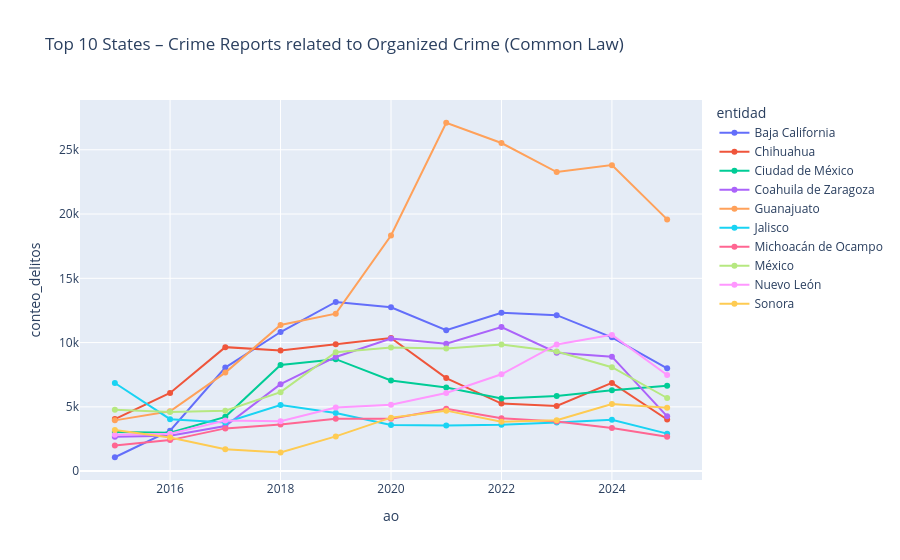

Notebook code for this chart:
### Code cell
# Create interactive plot

fig = px.line(
    df_top10_fc,
    x='ao',
    y='conteo_delitos',
    color='entidad',
    markers=True,
    title='Top 10 States – Crime Reports related to Organized Crime (Common Law)'
)
fig.update_layout(hovermode='x unified')
fig.show()

### Figure 1 — Plotly figure (JSON) as saved in the notebook; plotly's stock layout.template omitted (floating-point values rounded to 4 significant figures)
{"data": [{"hovertemplate": "entidad=Baja California<br>ao=%{x}<br>conteo_delitos=%{y}<extra></extra>", "legendgroup": "Baja California", "line": {"color": "#636efa", "dash": "solid"}, "marker": {"symbol": "circle"}, "mode": "lines+markers", "name": "Baja California", "orientation": "v", "showlegend": true, "type": "scatter", "x": [2015, 2016, 2017, 2018, 2019, 2020, 2021, 2022, 2023, 2024, 2025], "xaxis": "x", "y": [1079.0, 3139.0, 8058.0, 10820.0, 13160.0, 12740.0, 10960.0, 12310.0, 12130.0, 10410.0, 8002.0], "yaxis": "y"}, {"hovertemplate": "entidad=Chihuahua<br>ao=%{x}<br>conteo_delitos=%{y}<extra></extra>", "legendgroup": "Chihuahua", "line": {"color": "#EF553B", "dash": "solid"}, "marker": {"symbol": "circle"}, "mode": "lines+markers", "name": "Chihuahua", "orientation": "v", "showlegend": true, "type": "scatter", "x": [2015, 2016, 2017, 2018, 2019, 2020, 2021, 2022, 2023, 2024, 2025], "xaxis": "x", "y": [4047.0, 6083.0, 9645.0, 9390.0, 9863.0, 10360.0, 7237.0, 5251.0, 5065.0, 6860.0, 4015.0], "yaxis": "y"}, {"hovertemplate": "entidad=Ciudad de México<br>ao=%{x}<br>conteo_delitos=%{y}<extra></extra>", "legendgroup": "Ciudad de México", "line": {"color": "#00cc96", "dash": "solid"}, "marker": {"symbol": "circle"}, "mode": "lines+markers", "name": "Ciudad de México", "orientation": "v", "showlegend": true, "type": "scatter", "x": [2015, 2016, 2017, 2018, 2019, 2020, 2021, 2022, 2023, 2024, 2025], "xaxis": "x", "y": [3050.0, 2994.0, 4223.0, 8257.0, 8709.0, 7057.0, 6498.0, 5656.0, 5836.0, 6300.0, 6633.0], "yaxis": "y"}, {"hovertemplate": "entidad=Coahuila de Zaragoza<br>ao=%{x}<br>conteo_delitos=%{y}<extra></extra>", "legendgroup": "Coahuila de Zaragoza", "line": {"color": "#ab63fa", "dash": "solid"}, "marker": {"symbol": "circle"}, "mode": "lines+markers", "name": "Coahuila de Zaragoza", "orientation": "v", "showlegend": true, "type": "scatter", "x": [2015, 2016, 2017, 2018, 2019, 2020, 2021, 2022, 2023, 2024, 2025], "xaxis": "x", "y": [2678.0, 2750.0, 3514.0, 6767.0, 8880.0, 10320.0, 9912.0, 11210.0, 9216.0, 8905.0, 4261.0], "yaxis": "y"}, {"hovertemplate": "entidad=Guanajuato<br>ao=%{x}<br>conteo_delitos=%{y}<extra></extra>", "legendgroup": "Guanajuato", "line": {"color": "#FFA15A", "dash": "solid"}, "marker": {"symbol": "circle"}, "mode": "lines+markers", "name": "Guanajuato", "orientation": "v", "showlegend": true, "type": "scatter", "x": [2015, 2016, 2017, 2018, 2019, 2020, 2021, 2022, 2023, 2024, 2025], "xaxis": "x", "y": [3948.0, 4652.0, 7664.0, 11370.0, 12250.0, 18320.0, 27100.0, 25530.0, 23260.0, 23800.0, 19580.0], "yaxis": "y"}, {"hovertemplate": "entidad=Jalisco<br>ao=%{x}<br>conteo_delitos=%{y}<extra></extra>", "legendgroup": "Jalisco", "line": {"color": "#19d3f3", "dash": "solid"}, "marker": {"symbol": "circle"}, "mode": "lines+markers", "name": "Jalisco", "orientation": "v", "showlegend": true, "type": "scatter", "x": [2015, 2016, 2017, 2018, 2019, 2020, 2021, 2022, 2023, 2024, 2025], "xaxis": "x", "y": [6853.0, 4043.0, 3780.0, 5141.0, 4519.0, 3581.0, 3547.0, 3615.0, 3790.0, 3993.0, 2916.0], "yaxis": "y"}, {"hovertemplate": "entidad=Michoacán de Ocampo<br>ao=%{x}<br>conteo_delitos=%{y}<extra></extra>", "legendgroup": "Michoacán de Ocampo", "line": {"color": "#FF6692", "dash": "solid"}, "marker": {"symbol": "circle"}, "mode": "lines+markers", "name": "Michoacán de Ocampo", "orientation": "v", "showlegend": true, "type": "scatter", "x": [2015, 2016, 2017, 2018, 2019, 2020, 2021, 2022, 2023, 2024, 2025], "xaxis": "x", "y": [1984.0, 2412.0, 3324.0, 3624.0, 4066.0, 4074.0, 4843.0, 4112.0, 3867.0, 3358.0, 2671.0], "yaxis": "y"}, {"hovertemplate": "entidad=México<br>ao=%{x}<br>conteo_delitos=%{y}<extra></extra>", "legendgroup": "México", "line": {"color": "#B6E880", "dash": "solid"}, "marker": {"symbol": "circle"}, "mode": "lines+markers", "name": "México", "orientation": "v", "showlegend": true, "type": "scatter", "x": [2015, 2016, 2017, 2018, 2019, 2020, 2021, 2022, 2023, 2024, 2025], "xaxis": "x", "y": [4769.0, 4598.0, 4701.0, 6142.0, 9255.0, 9622.0, 9532.0, 9854.0, 9309.0, 8082.0, 5688.0], "yaxis": "y"}, {"hovertemplate": "entidad=Nuevo León<br>ao=%{x}<br>conteo_delitos=%{y}<extra></extra>", "legendgroup": "Nuevo León", "line": {"color": "#FF97FF", "dash": "solid"}, "marker": {"symbol": "circle"}, "mode": "lines+markers", "name": "Nuevo León", "orientation": "v", "showlegend": true, "type": "scatter", "x": [2015, 2016, 2017, 2018, 2019, 2020, 2021, 2022, 2023, 2024, 2025], "xaxis": "x", "y": [2829.0, 2911.0, 3931.0, 3875.0, 4947.0, 5169.0, 6083.0, 7531.0, 9851.0, 10600.0, 7479.0], "yaxis": "y"}, {"hovertemplate": "entidad=Sonora<br>ao=%{x}<br>conteo_delitos=%{y}<extra></extra>", "legendgroup": "Sonora", "line": {"color": "#FECB52", "dash": "solid"}, "marker": {"symbol": "circle"}, "mode": "lines+markers", "name": "Sonora", "orientation": "v", "showlegend": true, "type": "scatter", "x": [2015, 2016, 2017, 2018, 2019, 2020, 2021, 2022, 2023, 2024, 2025], "xaxis": "x", "y": [3204.0, 2615.0, 1700.0, 1456.0, 2701.0, 4161.0, 4705.0, 3850.0, 3961.0, 5219.0, 4939.0], "yaxis": "y"}], "layout": {"hovermode": "x unified", "legend": {"title": {"text": "entidad"}, "tracegroupgap": 0}, "title": {"text": "Top 10 States – Crime Reports related to Organized Crime (Common Law)"}, "xaxis": {"anchor": "y", "domain": [0, 1], "title": {"text": "ao"}}, "yaxis": {"anchor": "x", "domain": [0, 1], "title": {"text": "conteo_delitos"}}}}
